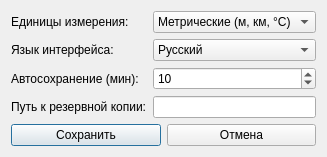
<?xml version="1.0" encoding="UTF-8"?>
<ui version="4.0">
 <class>SettingsForm</class>
 <widget class="QDialog" name="SettingsForm">
  <property name="windowTitle">
   <string>Настройки системы</string>
  </property>
  <layout class="QVBoxLayout" name="mainLayout">
   <item>
    <layout class="QFormLayout" name="formLayout">
     <item row="0" column="0">
      <widget class="QLabel" name="labelUnits">
       <property name="text"><string>Единицы измерения:</string></property>
      </widget>
     </item>
     <item row="0" column="1">
      <widget class="QComboBox" name="unitsComboBox">
       <item><property name="text"><string>Метрические (м, км, °C)</string></property></item>
       <item><property name="text"><string>Имперские (ft, NM, °F)</string></property></item>
      </widget>
     </item>
     <item row="1" column="0">
      <widget class="QLabel" name="labelLanguage">
       <property name="text"><string>Язык интерфейса:</string></property>
      </widget>
     </item>
     <item row="1" column="1">
      <widget class="QComboBox" name="languageComboBox">
       <item><property name="text"><string>Русский</string></property></item>
       <item><property name="text"><string>English</string></property></item>
      </widget>
     </item>
     <item row="2" column="0">
      <widget class="QLabel" name="labelAutoSave">
       <property name="text"><string>Автосохранение (мин):</string></property>
      </widget>
     </item>
     <item row="2" column="1">
      <widget class="QSpinBox" name="autosaveInterval">
       <property name="minimum"><number>1</number></property>
       <property name="maximum"><number>60</number></property>
       <property name="value"><number>10</number></property>
      </widget>
     </item>
     <item row="3" column="0">
      <widget class="QLabel" name="labelBackupPath">
       <property name="text"><string>Путь к резервной копии:</string></property>
      </widget>
     </item>
     <item row="3" column="1">
      <widget class="QLineEdit" name="backupPath"/>
     </item>
    </layout>
   </item>
   <item>
    <layout class="QHBoxLayout" name="buttonLayout">
     <item>
      <widget class="QPushButton" name="buttonSave">
       <property name="text"><string>Сохранить</string></property>
      </widget>
     </item>
     <item>
      <widget class="QPushButton" name="buttonCancel">
       <property name="text"><string>Отмена</string></property>
      </widget>
     </item>
    </layout>
   </item>
  </layout>
 </widget>
 <resources/>
 <connections/>
</ui>
